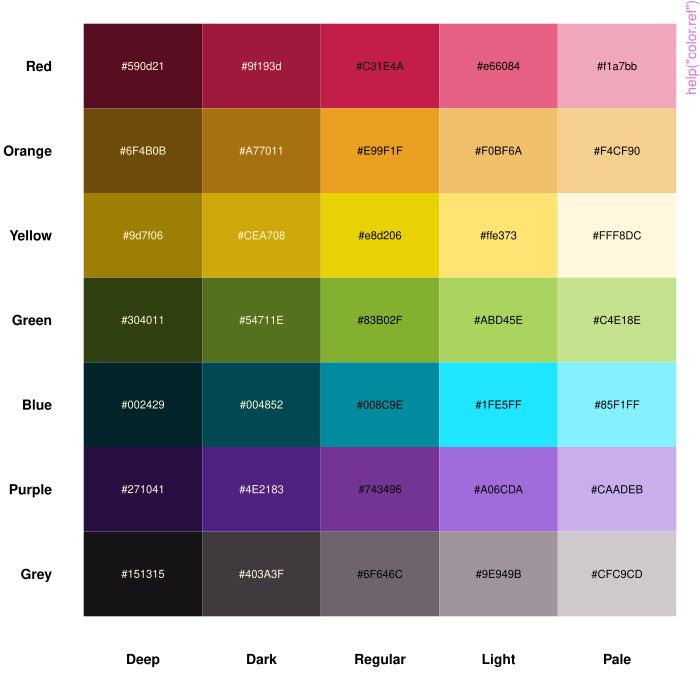

This figure's R source:
pkgname <- "snazzieR"
source(file.path(R.home("share"), "R", "examples-header.R"))
options(warn = 1)
base::assign(".ExTimings", "snazzieR-Ex.timings", pos = 'CheckExEnv')
base::cat("name\tuser\tsystem\telapsed\n", file=base::get(".ExTimings", pos = 'CheckExEnv'))
base::assign(".format_ptime",
function(x) {
  if(!is.na(x[4L])) x[1L] <- x[1L] + x[4L]
  if(!is.na(x[5L])) x[2L] <- x[2L] + x[5L]
  options(OutDec = '.')
  format(x[1L:3L], digits = 7L)
},
pos = 'CheckExEnv')

### * </HEADER>
library('snazzieR')

base::assign(".oldSearch", base::search(), pos = 'CheckExEnv')
base::assign(".old_wd", base::getwd(), pos = 'CheckExEnv')
cleanEx()
nameEx("ANOVA.summary.table")
### * ANOVA.summary.table

flush(stderr()); flush(stdout())

base::assign(".ptime", proc.time(), pos = "CheckExEnv")
### Name: ANOVA.summary.table
### Title: Generate a Summary Table for ANOVA Results
### Aliases: ANOVA.summary.table

### ** Examples

# Fit a linear model
model <- lm(mpg ~ wt + hp, data = mtcars)

# Generate the ANOVA summary table
ANOVA.summary.table(model, caption = "ANOVA Summary")



base::assign(".dptime", (proc.time() - get(".ptime", pos = "CheckExEnv")), pos = "CheckExEnv")
base::cat("ANOVA.summary.table", base::get(".format_ptime", pos = 'CheckExEnv')(get(".dptime", pos = "CheckExEnv")), "\n", file=base::get(".ExTimings", pos = 'CheckExEnv'), append=TRUE, sep="\t")
cleanEx()
nameEx("NIPALS.pls")
### * NIPALS.pls

flush(stderr()); flush(stdout())

base::assign(".ptime", proc.time(), pos = "CheckExEnv")
### Name: NIPALS.pls
### Title: Partial Least Squares Regression via NIPALS (Internal)
### Aliases: NIPALS.pls
### Keywords: internal

### ** Examples

## Not run: 
##D X <- matrix(rnorm(100 * 10), 100, 10)
##D Y <- matrix(rnorm(100 * 2), 100, 2)
##D model <- pls.regression(X, Y, n.components = 3, calc.method = "NIPALS")
##D model$coefficients
## End(Not run)




base::assign(".dptime", (proc.time() - get(".ptime", pos = "CheckExEnv")), pos = "CheckExEnv")
base::cat("NIPALS.pls", base::get(".format_ptime", pos = 'CheckExEnv')(get(".dptime", pos = "CheckExEnv")), "\n", file=base::get(".ExTimings", pos = 'CheckExEnv'), append=TRUE, sep="\t")
cleanEx()
nameEx("SVD.pls")
### * SVD.pls

flush(stderr()); flush(stdout())

base::assign(".ptime", proc.time(), pos = "CheckExEnv")
### Name: SVD.pls
### Title: Partial Least Squares Regression via SVD (Internal)
### Aliases: SVD.pls
### Keywords: internal

### ** Examples

## Not run: 
##D X <- matrix(rnorm(100 * 10), 100, 10)
##D Y <- matrix(rnorm(100 * 2), 100, 2)
##D model <- pls.regression(X, Y, n.components = 3, calc.method = "SVD")
##D model$coefficients
## End(Not run)




base::assign(".dptime", (proc.time() - get(".ptime", pos = "CheckExEnv")), pos = "CheckExEnv")
base::cat("SVD.pls", base::get(".format_ptime", pos = 'CheckExEnv')(get(".dptime", pos = "CheckExEnv")), "\n", file=base::get(".ExTimings", pos = 'CheckExEnv'), append=TRUE, sep="\t")
cleanEx()
nameEx("color.ref")
### * color.ref

flush(stderr()); flush(stdout())

base::assign(".ptime", proc.time(), pos = "CheckExEnv")
### Name: color.ref
### Title: Display a Color Reference Palette
### Aliases: color.ref

### ** Examples

color.ref()



base::assign(".dptime", (proc.time() - get(".ptime", pos = "CheckExEnv")), pos = "CheckExEnv")
base::cat("color.ref", base::get(".format_ptime", pos = 'CheckExEnv')(get(".dptime", pos = "CheckExEnv")), "\n", file=base::get(".ExTimings", pos = 'CheckExEnv'), append=TRUE, sep="\t")
cleanEx()
nameEx("eigen.summary")
### * eigen.summary

flush(stderr()); flush(stdout())

base::assign(".ptime", proc.time(), pos = "CheckExEnv")
### Name: eigen.summary
### Title: Summarize Eigenvalues and Eigenvectors of a Covariance Matrix
### Aliases: eigen.summary

### ** Examples

cov_matrix <- matrix(c(4, 2, 2, 3), nrow = 2)
eigen.summary(cov_matrix)



base::assign(".dptime", (proc.time() - get(".ptime", pos = "CheckExEnv")), pos = "CheckExEnv")
base::cat("eigen.summary", base::get(".format_ptime", pos = 'CheckExEnv')(get(".dptime", pos = "CheckExEnv")), "\n", file=base::get(".ExTimings", pos = 'CheckExEnv'), append=TRUE, sep="\t")
cleanEx()
nameEx("model.equation")
### * model.equation

flush(stderr()); flush(stdout())

base::assign(".ptime", proc.time(), pos = "CheckExEnv")
### Name: model.equation
### Title: Generate a Model Equation from a Linear Model
### Aliases: model.equation

### ** Examples

# Fit a linear model
model <- lm(mpg ~ wt + hp, data = mtcars)

# Get LaTeX equation
model.equation(model)

# Print equation to console
model.equation(model, latex = FALSE)




base::assign(".dptime", (proc.time() - get(".ptime", pos = "CheckExEnv")), pos = "CheckExEnv")
base::cat("model.equation", base::get(".format_ptime", pos = 'CheckExEnv')(get(".dptime", pos = "CheckExEnv")), "\n", file=base::get(".ExTimings", pos = 'CheckExEnv'), append=TRUE, sep="\t")
cleanEx()
nameEx("model.summary.table")
### * model.summary.table

flush(stderr()); flush(stdout())

base::assign(".ptime", proc.time(), pos = "CheckExEnv")
### Name: model.summary.table
### Title: Generate a Summary Table for a Linear Model
### Aliases: model.summary.table

### ** Examples

# Fit a linear model
model <- lm(mpg ~ wt + hp, data = mtcars)

# Generate the summary table
model.summary.table(model, caption = "Linear Model Summary")



base::assign(".dptime", (proc.time() - get(".ptime", pos = "CheckExEnv")), pos = "CheckExEnv")
base::cat("model.summary.table", base::get(".format_ptime", pos = 'CheckExEnv')(get(".dptime", pos = "CheckExEnv")), "\n", file=base::get(".ExTimings", pos = 'CheckExEnv'), append=TRUE, sep="\t")
cleanEx()
nameEx("pls.regression")
### * pls.regression

flush(stderr()); flush(stdout())

base::assign(".ptime", proc.time(), pos = "CheckExEnv")
### Name: pls.regression
### Title: Partial Least Squares (PLS) Regression Interface
### Aliases: pls.regression

### ** Examples

## Not run: 
##D X <- matrix(rnorm(100 * 10), 100, 10)
##D Y <- matrix(rnorm(100 * 2), 100, 2)
##D 
##D # Using SVD (default)
##D model1 <- pls.regression(X, Y, n.components = 3)
##D 
##D # Using NIPALS
##D model2 <- pls.regression(X, Y, n.components = 3, calc.method = "NIPALS")
## End(Not run)




base::assign(".dptime", (proc.time() - get(".ptime", pos = "CheckExEnv")), pos = "CheckExEnv")
base::cat("pls.regression", base::get(".format_ptime", pos = 'CheckExEnv')(get(".dptime", pos = "CheckExEnv")), "\n", file=base::get(".ExTimings", pos = 'CheckExEnv'), append=TRUE, sep="\t")
cleanEx()
nameEx("snazzieR.theme")
### * snazzieR.theme

flush(stderr()); flush(stdout())

base::assign(".ptime", proc.time(), pos = "CheckExEnv")
### Name: snazzieR.theme
### Title: A Custom ggplot2 Theme for Publication-Ready Plots
### Aliases: snazzieR.theme

### ** Examples

library(ggplot2)
ggplot(mtcars, aes(x = wt, y = mpg)) +
  geom_point() +
  snazzieR.theme()



base::assign(".dptime", (proc.time() - get(".ptime", pos = "CheckExEnv")), pos = "CheckExEnv")
base::cat("snazzieR.theme", base::get(".format_ptime", pos = 'CheckExEnv')(get(".dptime", pos = "CheckExEnv")), "\n", file=base::get(".ExTimings", pos = 'CheckExEnv'), append=TRUE, sep="\t")
### * <FOOTER>
###
cleanEx()
options(digits = 7L)
base::cat("Time elapsed: ", proc.time() - base::get("ptime", pos = 'CheckExEnv'),"\n")
grDevices::dev.off()
###
### Local variables: ***
### mode: outline-minor ***
### outline-regexp: "\\(> \\)?### [*]+" ***
### End: ***
quit('no')
